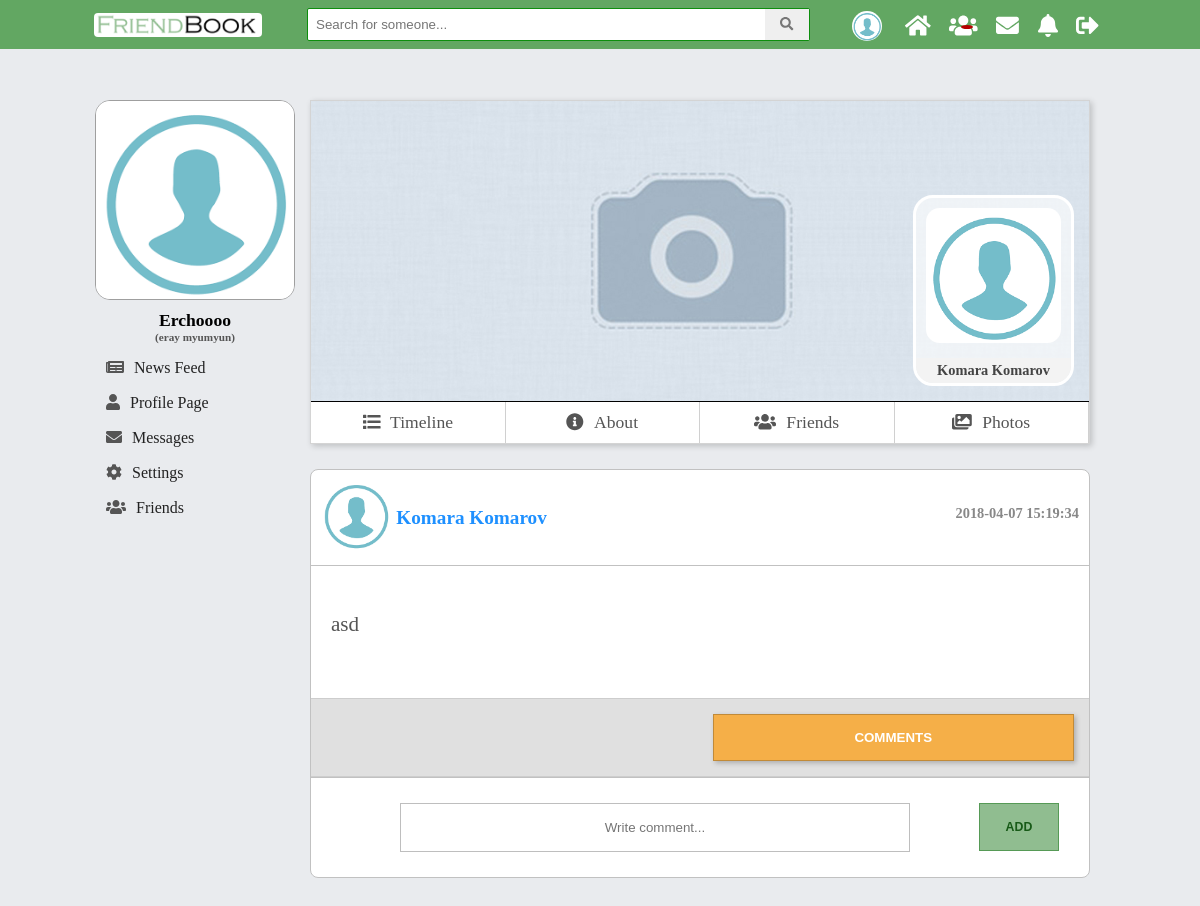
Before: /V2.0/view/profile.php?id=5 (signed in) with the older database file.
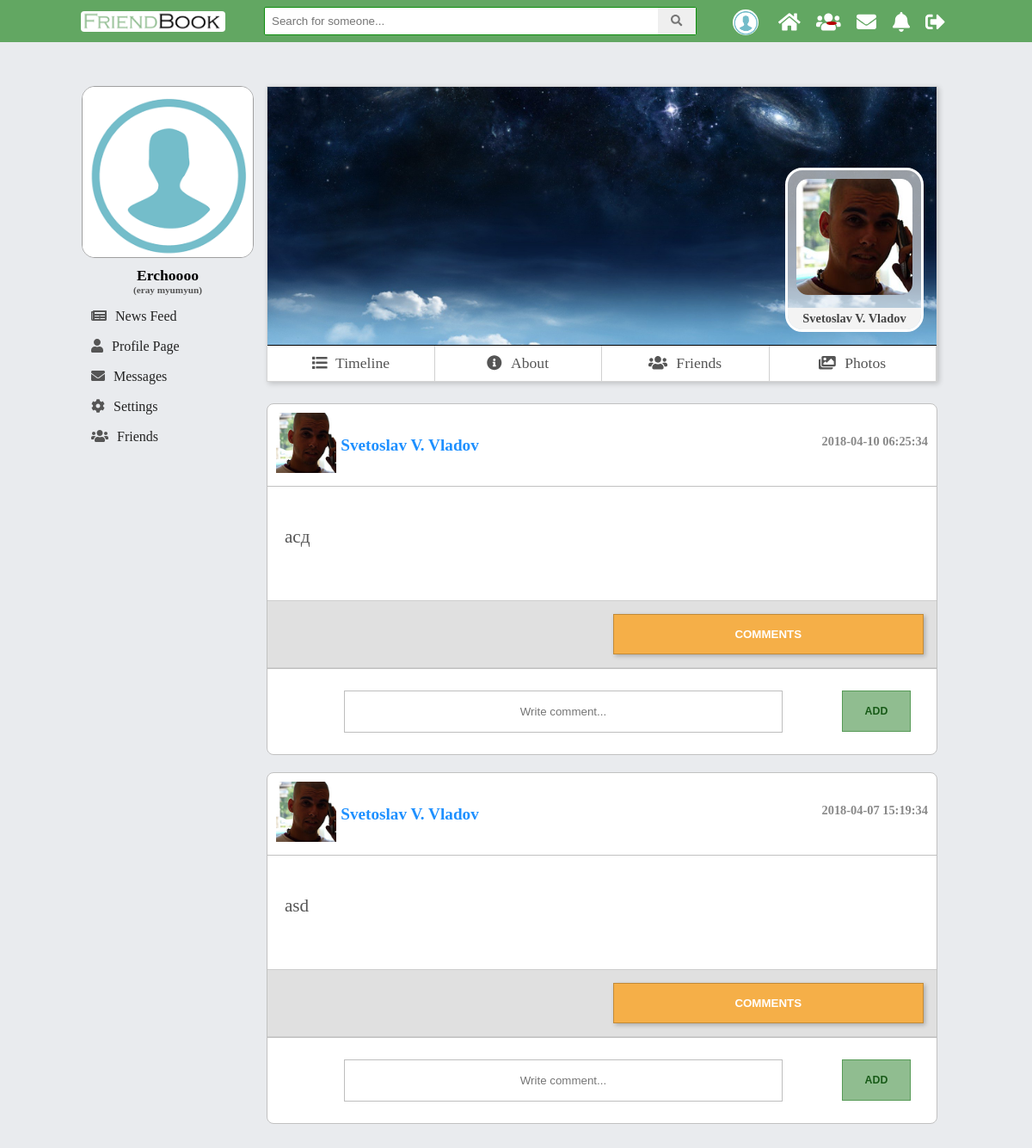
After: the same page with the newer database file.
### tables this page shows
CREATE TABLE `users` (
  `id` int(11) NOT NULL,
  `first_name` varchar(45) DEFAULT NULL,
  `last_name` varchar(45) DEFAULT NULL,
  `email` varchar(100) NOT NULL,
  `password` varchar(150) NOT NULL,
  `reg_date` timestamp NOT NULL DEFAULT CURRENT_TIMESTAMP ON UPDATE CURRENT_TIMESTAMP,
  `gender` varchar(45) NOT NULL,
  `birthday` date NOT NULL,
  `relation_status` varchar(30) DEFAULT NULL,
  `profile_pic` varchar(200) NOT NULL,
  `profile_cover` varchar(200) NOT NULL,
  `description` varchar(500) DEFAULT NULL,
  `display_name` varchar(45) DEFAULT NULL,
  `country_id` int(11) DEFAULT NULL,
  `mobile_number` int(11) DEFAULT NULL,
  `www` varchar(100) DEFAULT NULL,
  `skype` varchar(50) DEFAULT NULL
);

CREATE TABLE `posts` (
  `id` int(11) NOT NULL,
  `description` text NOT NULL,
  `create_date` timestamp NOT NULL DEFAULT CURRENT_TIMESTAMP ON UPDATE CURRENT_TIMESTAMP,
  `edit_date` datetime DEFAULT NULL,
  `user_id` int(11) NOT NULL
);

### V2.0/model/users_dao.php (called while the page is built, shortened)
<?php
function getUserInfo($user_id) {
    $pdo = $GLOBALS['pdo'];
    $statement = $pdo->prepare("SELECT profile_pic, profile_cover, id, first_name, last_name
                                FROM users
                                WHERE users.id = ?
                                ");
    $statement->execute(array($user_id));
    $result = $statement->fetch(PDO::FETCH_ASSOC);
    return $result;
}

### V2.0/model/posts_dao.php (called while the page is built, shortened)
<?php
function getOwnPosts($user_id) {
    $pdo = $GLOBALS['pdo'];
    $statement = $pdo->prepare("SELECT posts.id AS post_id, posts.description, posts.create_date, users.id AS user_id, users.first_name, users.last_name, users.profile_pic, users.profile_cover,users.gender
                                FROM posts
                                JOIN users ON posts.user_id = users.id
                                WHERE users.id = ?
                                ORDER BY posts.create_date DESC;");
    $statement->execute(array($user_id));
    $result = $statement->fetchAll(PDO::FETCH_ASSOC);
    return $result;
}

### V2.0/include/modules/profile_feed_posts.php (the view, shortened to what this page needs)
<div id="newsfeed">
    <?php
    if (isset($_GET['id'])) {
        $allPosts = getOwnPosts($_GET['id']);
    }
    else {
        $allPosts = getOwnPosts($_SESSION['logged']['id']);
    }
    foreach ($allPosts as $post) {?>
        <div class="post">
            <div class="user_info">
                <div class="icon"><img src="<?php echo $post['profile_pic']; ?>" alt="icon" class="img-rounded center-block"></div>
                <div class="name"><a href="profile.php?id=<?php echo $post['user_id']?>" class="<?php echo ($post['gender'] == 'female') ? "female" : "male"?>"><?php echo $post["first_name"] . " " . $post["last_name"]; ?></a></div>
                <div class="date"><?php echo $post['create_date']; ?></div>
            </div>
            <div class="description">
                <p><?php echo $post["description"]; ?></p>
            </div>
            <div class="post_navigation">
                <div class="like-container" id="like-container<?php echo $post['post_id']?>">
                </div>
                <div class="comments-buttons">
                    <button onclick="displayComments(<?php echo $post['post_id']?>)" type="button" class="display_comments" name="button" id="comment_btn<?php echo $post['post_id']?>">COMMENTS</button>
                </div>
            </div>
            <div class="add-comment-div">
                <input type="text" placeholder="Write comment..." class="comment-textarea<?= $post['post_id'] ?>" name="comment_description">
                <button id="add<?php echo $post['post_id']?>" class="mini-btn">add</button>
            </div>
        </div>
    <?php }?>
</div>

### V2.0/include/header.php (shortened to what this page needs)
<!doctype html>
<html lang="en">
<head>
    <link rel="stylesheet" type="text/css" href="../assets/css/comment_module.css">
    <link rel="stylesheet" type="text/css" href="../assets/css/main.css">
    <link rel="stylesheet" type="text/css" href="../assets/css/comment_module.css">
</head>
<body>

### V2.0/include/mainHeader.php (shortened to what this page needs)
<div id="top">
    <div class="center-content">
        <div id="logo">
            <a href="../index.php"><img src="../assets/images/mini-logo.png" alt="friendbook logo"></a>
        </div>
        <div id="search">
            <div id="input-box">
                <input type="text" name="search" autocomplete="off" onkeyup="searchUser(this.value)" placeholder="Search for someone...">
                <button class="search-btn"><i class="fas fa-search"></i></button>
            </div>
        </div>
        <nav id="main_top_nav">
            <ul id="icon-nav">
                <li class="profile-btn">
                    <a href="../view/profile.php">
                        <img src="<?php if(isset($_SESSION["logged"])){ echo $_SESSION["logged"]["profile_pic"];}?>" title="<?php if(isset($_SESSION["logged"])){ echo $_SESSION["logged"]["first_name"] . " " . $_SESSION["logged"]["last_name"] ;} ?>" alt="profile_pic">
                    </a>
                </li>
                <li><a href="../view/main.php"><i class="fas fa-home"></i></a></li>
                <li><a href="../view/friends.php?id=<?php echo $_SESSION['logged']['id']?>"><i class="fas fa-users"></i><span id="friendsCounter"></span></a></li>
                <li><a href="#"><i class="fas fa-envelope"></i></a></li>
                <li><a href="#"><i class="fas fa-bell"></i></a></li>
                <li><a href="../controller/logout_controller.php"><i class="fas fa-sign-out-alt"></i></a></li>
            </ul>
        </nav>
    </div>
</div>
<div id="gridWrap">

### V2.0/view/profile.php (shortened to what this page needs)
<?php
    require_once "../include/header.php";
    require_once  "../include/mainHeader.php";
    require_once "../model/users_dao.php";
    require_once "../model/posts_dao.php";
    if(isset($_GET['id'])){
        $userIdInfo = getUserInfo(htmlentities($_GET['id']));
        $profilePic = $userIdInfo["profile_pic"];
        $profileCover = $userIdInfo["profile_cover"];
        $userName = $userIdInfo["first_name"] . " " . $userIdInfo["last_name"];
        $allPosts = getOwnPosts($_GET['id']);
    }
    else{
        $profilePic = $_SESSION["logged"]["profile_pic"];
        $profileCover = $_SESSION["logged"]["profile_cover"];
        $allPosts = getOwnPosts($_SESSION["logged"]["id"]);
    }
?>
    <div id="left-col-grid">
        <div class="lwrap">
            <?php
            require_once  "../include/modules/leftProfileInfo.php";
            require_once  "../include/modules/leftNav.php";
            ?>
        </div>
    </div>
    <div id="content-grid">
        <div id="profileHolder">
            <div id="cover">
                <img  id="cover_img" src="<?php echo $profileCover; ?>" alt="user cover picture">
                <?php
                if(isset($_GET["id"]) && $_GET["id"] != $_SESSION["logged"]["id"]){
                    ?>
                    <div id="userPictrue">
                        <img  id="other_cover_img" src="<?php echo $profilePic; ?>" alt="user profile picture">
                        <div class="profile-mini-name"><?php echo $userName; ?></div>
                    </div>
                    <?php
                }
                        ?>
            </div>
            <?php require_once '../include/profile_nav.php'; ?>
        </div>
        <div id="timeline">
            <?php require_once '../include/modules/profile_feed_posts.php'; ?>
        </div>
    </div>
<?php
    require_once "../include/mainFooter.php";
    require_once "../include/footer.php";
?>

### V2.0/include/modules/leftProfileInfo.php (shortened to what this page needs)
<div id="profile-pic">
    <a href="./profile.php">
        <img id="mini-profile-pic" src="<?php if(isset($_SESSION["logged"])){ echo $_SESSION["logged"]["profile_pic"];} ?>"
             alt="profile_pic" title=" <?php if(isset($_SESSION["logged"])){ echo $_SESSION["logged"]["first_name"] . " " . $_SESSION["logged"]["last_name"] ;} ?>">
    </a>
</div>
<div id="userNameTag">
<?php
    if(isset($_SESSION['logged'])){
        if(isset($_SESSION['logged']["display_name"]) && strlen(trim($_SESSION['logged']["display_name"]," ")) > 0){
            echo $_SESSION['logged']["display_name"];
            echo "<div class='small_fullname'>(" . $_SESSION['logged']["full_name"] .")</div>";
        }
        else{
            echo $_SESSION['logged']["full_name"];
        }
    }
?>
</div>

### V2.0/include/modules/leftNav.php
<div id="user-nav">
    <ul>
        <li><a href="./main.php"><span class="nav-icon"><i class="fas fa-newspaper"></i></span>News Feed</a></li>
        <li><a href="./profile.php?id=<?php echo $_SESSION['logged']['id']; ?>"><span class="nav-icon"><i class="fas fa-user nav-icon"></i></span>Profile page</a></li>
        <li><a href="./messages.php"><span class="nav-icon"><i class="fas fa-envelope nav-icon"></i></span>Messages</a></li>
        <li><a href="./settings.php"><span class="nav-icon"><i class="fas fa-cog nav-icon"></i></span>Settings</a></li>
        <li><a href="./friends.php"><span class="nav-icon"><i class="fas fa-users nav-icon"></i></span>Friends</a></li>
    </ul>
</div>

### V2.0/include/profile_nav.php (shortened to what this page needs)
<div id="profileUserNav">
    <ul>
        <li><a href="#" id="timeline_btn"><span class="nav-icon"><i class="fas fa-list nav-icon"></i></span>Timeline</a></li>
        <li><a href="#" id="about_btn"><span class="nav-icon"><i class="fas fa-info-circle nav-icon"></i></span>About</a></li>
        <li><a href="./friends.php?id=<?php if(!isset($_GET['id'])){ echo $_SESSION['logged']['id'];}
            else{echo $_GET['id']; } ?>"><span class="nav-icon"><i class="fas fa-users nav-icon"></i></span>Friends</a></li>
        <li><a href="#" id="photos_btn"><span class="nav-icon"><i class="fas fa-images nav-icon"></i></span>Photos</a></li>
    </ul>
</div>

### V2.0/include/mainFooter.php
</div>

### V2.0/include/footer.php (shortened to what this page needs)
    </body>
</html>

### V2.0/assets/css/comment_module.css (style rules this page uses)
div.icon img { height: 70px; }
div.date { float: right; top: 25px; position: relative; font-size: 0.9rem; }
.user_info { color: #888; font-weight: bold; padding: 10px; font-size: 1.2em; border-bottom: 1px solid #c1c1c1; }
.description p { font-size: 1.1em; color: #555; }
.post_navigation { display: grid; grid-template-columns: 1fr 1fr; grid-gap: 25px; margin: 15px 0px 0; background: #e0e0e0; padding: 15px; border-top: 1px solid #cdcdcd; border-bottom: 1px solid #cdcdcd; }
.name, .icon { display: inline-block; vertical-align: middle; font-size: 1.2rem; }
.description { padding: 25px 20px; font-size: 1.2rem; }
input[type="text"] { padding: 16px; width: 70%; box-sizing: border-box; }
.comments-buttons button { background: #f5af48; color: white; font-weight: bold; font-family: arial; border: 1px solid #c18a38; transition: background 0.4s ease-in-out; cursor: pointer; }
.like-button, .dislike-button, .comments-buttons button { padding: 15px; width: 100%; box-shadow: 2px 2px 5px #0000003b; }

Changed rows visible on the page:
changed users: profile_cover: picture added in place of a placeholder; profile_pic: picture added in place of a placeholder; userName "Komara Komarov" → "Svetoslav V. Vladov"
added posts: user.profile_pic (picture), user.first_name "Svetoslav", user.last_name "V. Vladov", create_date "2018-04-10 06:25:34", description "асд"
changed through a linked row, posts "asd": user.profile_pic: picture added in place of a placeholder; user.first_name "Komara" → "Svetoslav"; user.last_name "Komarov" → "V. Vladov"
